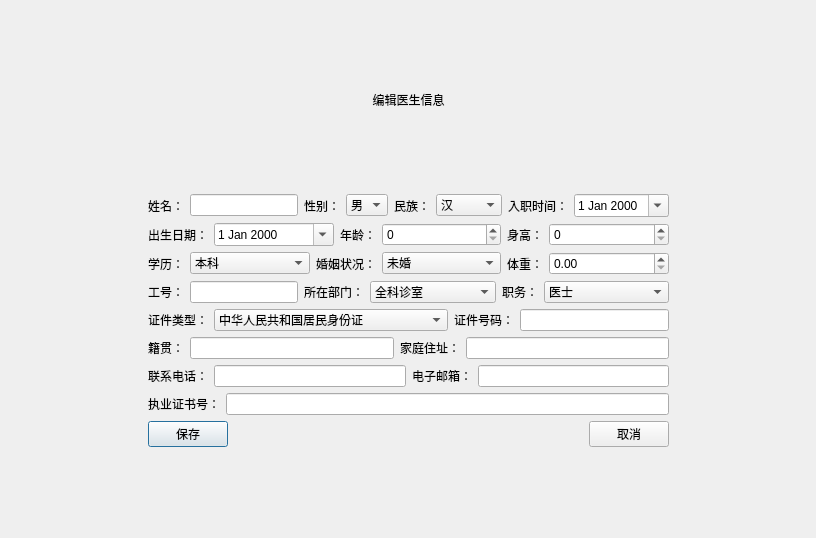
<?xml version="1.0" encoding="UTF-8"?>
<ui version="4.0">
 <class>DoctorEditView</class>
 <widget class="QDialog" name="DoctorEditView">
  <property name="geometry">
   <rect>
    <x>0</x>
    <y>0</y>
    <width>816</width>
    <height>538</height>
   </rect>
  </property>
  <property name="windowTitle">
   <string>医疗信息管理系统</string>
  </property>
  <layout class="QGridLayout" name="gridLayout">
   <item row="0" column="1">
    <spacer name="verticalSpacer">
     <property name="orientation">
      <enum>Qt::Orientation::Vertical</enum>
     </property>
     <property name="sizeHint" stdset="0">
      <size>
       <width>20</width>
       <height>21</height>
      </size>
     </property>
    </spacer>
   </item>
   <item row="1" column="1">
    <widget class="QLabel" name="label_32">
     <property name="sizePolicy">
      <sizepolicy hsizetype="Preferred" vsizetype="Preferred">
       <horstretch>0</horstretch>
       <verstretch>0</verstretch>
      </sizepolicy>
     </property>
     <property name="layoutDirection">
      <enum>Qt::LayoutDirection::LeftToRight</enum>
     </property>
     <property name="text">
      <string>编辑医生信息</string>
     </property>
     <property name="alignment">
      <set>Qt::AlignmentFlag::AlignCenter</set>
     </property>
    </widget>
   </item>
   <item row="2" column="1">
    <spacer name="verticalSpacer_3">
     <property name="orientation">
      <enum>Qt::Orientation::Vertical</enum>
     </property>
     <property name="sizeHint" stdset="0">
      <size>
       <width>20</width>
       <height>21</height>
      </size>
     </property>
    </spacer>
   </item>
   <item row="3" column="0">
    <spacer name="horizontalSpacer_9">
     <property name="orientation">
      <enum>Qt::Orientation::Horizontal</enum>
     </property>
     <property name="sizeHint" stdset="0">
      <size>
       <width>32</width>
       <height>20</height>
      </size>
     </property>
    </spacer>
   </item>
   <item row="3" column="1">
    <layout class="QVBoxLayout" name="verticalLayout_2">
     <item>
      <layout class="QVBoxLayout" name="verticalLayout">
       <item>
        <layout class="QHBoxLayout" name="horizontalLayout_8">
         <item>
          <widget class="QLabel" name="label">
           <property name="sizePolicy">
            <sizepolicy hsizetype="Fixed" vsizetype="Preferred">
             <horstretch>0</horstretch>
             <verstretch>0</verstretch>
            </sizepolicy>
           </property>
           <property name="text">
            <string>姓名：</string>
           </property>
          </widget>
         </item>
         <item>
          <widget class="QLineEdit" name="DoctorName">
           <property name="sizePolicy">
            <sizepolicy hsizetype="Fixed" vsizetype="Fixed">
             <horstretch>0</horstretch>
             <verstretch>0</verstretch>
            </sizepolicy>
           </property>
           <property name="maximumSize">
            <size>
             <width>16777215</width>
             <height>16777215</height>
            </size>
           </property>
          </widget>
         </item>
         <item>
          <widget class="QLabel" name="label_2">
           <property name="sizePolicy">
            <sizepolicy hsizetype="Fixed" vsizetype="Preferred">
             <horstretch>0</horstretch>
             <verstretch>0</verstretch>
            </sizepolicy>
           </property>
           <property name="text">
            <string>性别：</string>
           </property>
          </widget>
         </item>
         <item>
          <widget class="QComboBox" name="Sex">
           <property name="sizePolicy">
            <sizepolicy hsizetype="Minimum" vsizetype="Fixed">
             <horstretch>0</horstretch>
             <verstretch>0</verstretch>
            </sizepolicy>
           </property>
           <item>
            <property name="text">
             <string>男</string>
            </property>
           </item>
           <item>
            <property name="text">
             <string>女</string>
            </property>
           </item>
          </widget>
         </item>
         <item>
          <widget class="QLabel" name="label_25">
           <property name="sizePolicy">
            <sizepolicy hsizetype="Fixed" vsizetype="Preferred">
             <horstretch>0</horstretch>
             <verstretch>0</verstretch>
            </sizepolicy>
           </property>
           <property name="text">
            <string>民族：</string>
           </property>
          </widget>
         </item>
         <item>
          <widget class="QComboBox" name="Ration">
           <property name="sizePolicy">
            <sizepolicy hsizetype="Minimum" vsizetype="Fixed">
             <horstretch>0</horstretch>
             <verstretch>0</verstretch>
            </sizepolicy>
           </property>
           <item>
            <property name="text">
             <string>汉</string>
            </property>
           </item>
           <item>
            <property name="text">
             <string>壮</string>
            </property>
           </item>
           <item>
            <property name="text">
             <string>维吾尔</string>
            </property>
           </item>
           <item>
            <property name="text">
             <string>回</string>
            </property>
           </item>
           <item>
            <property name="text">
             <string>苗</string>
            </property>
           </item>
           <item>
            <property name="text">
             <string>满</string>
            </property>
           </item>
           <item>
            <property name="text">
             <string>彝</string>
            </property>
           </item>
           <item>
            <property name="text">
             <string>土家族</string>
            </property>
           </item>
           <item>
            <property name="text">
             <string>藏族</string>
            </property>
           </item>
           <item>
            <property name="text">
             <string>蒙古族</string>
            </property>
           </item>
          </widget>
         </item>
         <item>
          <widget class="QLabel" name="label_17">
           <property name="sizePolicy">
            <sizepolicy hsizetype="Fixed" vsizetype="Preferred">
             <horstretch>0</horstretch>
             <verstretch>0</verstretch>
            </sizepolicy>
           </property>
           <property name="text">
            <string>入职时间：</string>
           </property>
          </widget>
         </item>
         <item>
          <widget class="QDateEdit" name="EntryTime">
           <property name="sizePolicy">
            <sizepolicy hsizetype="Expanding" vsizetype="Fixed">
             <horstretch>0</horstretch>
             <verstretch>0</verstretch>
            </sizepolicy>
           </property>
           <property name="maximumSize">
            <size>
             <width>16777215</width>
             <height>16777215</height>
            </size>
           </property>
           <property name="calendarPopup">
            <bool>true</bool>
           </property>
          </widget>
         </item>
        </layout>
       </item>
       <item>
        <layout class="QHBoxLayout" name="horizontalLayout_9">
         <item>
          <widget class="QLabel" name="label_6">
           <property name="sizePolicy">
            <sizepolicy hsizetype="Fixed" vsizetype="Preferred">
             <horstretch>0</horstretch>
             <verstretch>0</verstretch>
            </sizepolicy>
           </property>
           <property name="text">
            <string>出生日期：</string>
           </property>
          </widget>
         </item>
         <item>
          <widget class="QDateEdit" name="Born">
           <property name="sizePolicy">
            <sizepolicy hsizetype="Preferred" vsizetype="Fixed">
             <horstretch>0</horstretch>
             <verstretch>0</verstretch>
            </sizepolicy>
           </property>
           <property name="calendarPopup">
            <bool>true</bool>
           </property>
          </widget>
         </item>
         <item>
          <widget class="QLabel" name="label_3">
           <property name="sizePolicy">
            <sizepolicy hsizetype="Fixed" vsizetype="Preferred">
             <horstretch>0</horstretch>
             <verstretch>0</verstretch>
            </sizepolicy>
           </property>
           <property name="text">
            <string>年龄：</string>
           </property>
          </widget>
         </item>
         <item>
          <widget class="QSpinBox" name="Age">
           <property name="sizePolicy">
            <sizepolicy hsizetype="Minimum" vsizetype="Fixed">
             <horstretch>0</horstretch>
             <verstretch>0</verstretch>
            </sizepolicy>
           </property>
          </widget>
         </item>
         <item>
          <widget class="QLabel" name="label_4">
           <property name="sizePolicy">
            <sizepolicy hsizetype="Fixed" vsizetype="Preferred">
             <horstretch>0</horstretch>
             <verstretch>0</verstretch>
            </sizepolicy>
           </property>
           <property name="text">
            <string>身高：</string>
           </property>
          </widget>
         </item>
         <item>
          <widget class="QSpinBox" name="Height">
           <property name="sizePolicy">
            <sizepolicy hsizetype="Preferred" vsizetype="Fixed">
             <horstretch>0</horstretch>
             <verstretch>0</verstretch>
            </sizepolicy>
           </property>
          </widget>
         </item>
        </layout>
       </item>
       <item>
        <layout class="QHBoxLayout" name="horizontalLayout_7">
         <item>
          <widget class="QLabel" name="label_22">
           <property name="sizePolicy">
            <sizepolicy hsizetype="Fixed" vsizetype="Preferred">
             <horstretch>0</horstretch>
             <verstretch>0</verstretch>
            </sizepolicy>
           </property>
           <property name="text">
            <string>学历：</string>
           </property>
          </widget>
         </item>
         <item>
          <widget class="QComboBox" name="EducationBackground">
           <item>
            <property name="text">
             <string>本科</string>
            </property>
           </item>
           <item>
            <property name="text">
             <string>硕士</string>
            </property>
           </item>
           <item>
            <property name="text">
             <string>博士</string>
            </property>
           </item>
          </widget>
         </item>
         <item>
          <widget class="QLabel" name="label_23">
           <property name="sizePolicy">
            <sizepolicy hsizetype="Fixed" vsizetype="Preferred">
             <horstretch>0</horstretch>
             <verstretch>0</verstretch>
            </sizepolicy>
           </property>
           <property name="text">
            <string>婚姻状况：</string>
           </property>
          </widget>
         </item>
         <item>
          <widget class="QComboBox" name="MaritalStatus">
           <item>
            <property name="text">
             <string>未婚</string>
            </property>
           </item>
           <item>
            <property name="text">
             <string>已婚</string>
            </property>
           </item>
           <item>
            <property name="text">
             <string>离婚</string>
            </property>
           </item>
           <item>
            <property name="text">
             <string>丧偶</string>
            </property>
           </item>
          </widget>
         </item>
         <item>
          <widget class="QLabel" name="label_5">
           <property name="sizePolicy">
            <sizepolicy hsizetype="Fixed" vsizetype="Preferred">
             <horstretch>0</horstretch>
             <verstretch>0</verstretch>
            </sizepolicy>
           </property>
           <property name="text">
            <string>体重：</string>
           </property>
          </widget>
         </item>
         <item>
          <widget class="QDoubleSpinBox" name="Weight"/>
         </item>
        </layout>
       </item>
       <item>
        <layout class="QHBoxLayout" name="horizontalLayout_4">
         <item>
          <widget class="QLabel" name="label_13">
           <property name="sizePolicy">
            <sizepolicy hsizetype="Fixed" vsizetype="Preferred">
             <horstretch>0</horstretch>
             <verstretch>0</verstretch>
            </sizepolicy>
           </property>
           <property name="text">
            <string>工号：</string>
           </property>
          </widget>
         </item>
         <item>
          <widget class="QLineEdit" name="JobId">
           <property name="sizePolicy">
            <sizepolicy hsizetype="Fixed" vsizetype="Fixed">
             <horstretch>0</horstretch>
             <verstretch>0</verstretch>
            </sizepolicy>
           </property>
          </widget>
         </item>
         <item>
          <widget class="QLabel" name="label_24">
           <property name="sizePolicy">
            <sizepolicy hsizetype="Fixed" vsizetype="Preferred">
             <horstretch>0</horstretch>
             <verstretch>0</verstretch>
            </sizepolicy>
           </property>
           <property name="text">
            <string>所在部门：</string>
           </property>
          </widget>
         </item>
         <item>
          <widget class="QComboBox" name="Department">
           <item>
            <property name="text">
             <string>全科诊室</string>
            </property>
           </item>
           <item>
            <property name="text">
             <string>治疗室</string>
            </property>
           </item>
           <item>
            <property name="text">
             <string>处置室</string>
            </property>
           </item>
           <item>
            <property name="text">
             <string>预防保健室</string>
            </property>
           </item>
           <item>
            <property name="text">
             <string>健康信息管理室</string>
            </property>
           </item>
          </widget>
         </item>
         <item>
          <widget class="QLabel" name="label_21">
           <property name="sizePolicy">
            <sizepolicy hsizetype="Fixed" vsizetype="Preferred">
             <horstretch>0</horstretch>
             <verstretch>0</verstretch>
            </sizepolicy>
           </property>
           <property name="text">
            <string>职务：</string>
           </property>
          </widget>
         </item>
         <item>
          <widget class="QComboBox" name="JobIdentity">
           <item>
            <property name="text">
             <string>医士</string>
            </property>
           </item>
           <item>
            <property name="text">
             <string>住院医师</string>
            </property>
           </item>
           <item>
            <property name="text">
             <string>主治医师</string>
            </property>
           </item>
           <item>
            <property name="text">
             <string>副主任医师</string>
            </property>
           </item>
           <item>
            <property name="text">
             <string>主任医师</string>
            </property>
           </item>
          </widget>
         </item>
        </layout>
       </item>
       <item>
        <layout class="QHBoxLayout" name="horizontalLayout_3">
         <item>
          <layout class="QHBoxLayout" name="horizontalLayout_2">
           <item>
            <widget class="QLabel" name="label_14">
             <property name="text">
              <string>证件类型：</string>
             </property>
            </widget>
           </item>
           <item>
            <widget class="QComboBox" name="CertificateType">
             <item>
              <property name="text">
               <string>中华人民共和国居民身份证</string>
              </property>
             </item>
             <item>
              <property name="text">
               <string>台湾居民来往大陆通行证</string>
              </property>
             </item>
             <item>
              <property name="text">
               <string>港澳居民来往内地通行证</string>
              </property>
             </item>
             <item>
              <property name="text">
               <string>护照</string>
              </property>
             </item>
             <item>
              <property name="text">
               <string>香港身份证</string>
              </property>
             </item>
             <item>
              <property name="text">
               <string>澳门身份证</string>
              </property>
             </item>
             <item>
              <property name="text">
               <string>中华人民共和国外国人永久居留身份证</string>
              </property>
             </item>
             <item>
              <property name="text">
               <string>港澳居民居住证</string>
              </property>
             </item>
             <item>
              <property name="text">
               <string>台湾居民居住证</string>
              </property>
             </item>
            </widget>
           </item>
          </layout>
         </item>
         <item>
          <layout class="QHBoxLayout" name="horizontalLayout">
           <item>
            <widget class="QLabel" name="label_15">
             <property name="text">
              <string>证件号码：</string>
             </property>
            </widget>
           </item>
           <item>
            <widget class="QLineEdit" name="CertificateNumber"/>
           </item>
          </layout>
         </item>
        </layout>
       </item>
       <item>
        <layout class="QHBoxLayout" name="horizontalLayout_5">
         <item>
          <widget class="QLabel" name="label_20">
           <property name="text">
            <string>籍贯：</string>
           </property>
          </widget>
         </item>
         <item>
          <widget class="QLineEdit" name="NativePlace"/>
         </item>
         <item>
          <widget class="QLabel" name="label_11">
           <property name="text">
            <string>家庭住址：</string>
           </property>
          </widget>
         </item>
         <item>
          <widget class="QLineEdit" name="Place"/>
         </item>
        </layout>
       </item>
       <item>
        <layout class="QHBoxLayout" name="horizontalLayout_6">
         <item>
          <widget class="QLabel" name="label_10">
           <property name="text">
            <string>联系电话：</string>
           </property>
          </widget>
         </item>
         <item>
          <widget class="QLineEdit" name="Phone"/>
         </item>
         <item>
          <widget class="QLabel" name="label_16">
           <property name="text">
            <string>电子邮箱：</string>
           </property>
          </widget>
         </item>
         <item>
          <widget class="QLineEdit" name="Email"/>
         </item>
        </layout>
       </item>
       <item>
        <layout class="QHBoxLayout" name="horizontalLayout_10">
         <item>
          <widget class="QLabel" name="label_12">
           <property name="text">
            <string>执业证书号：</string>
           </property>
          </widget>
         </item>
         <item>
          <widget class="QLineEdit" name="PractiseCertificate"/>
         </item>
        </layout>
       </item>
      </layout>
     </item>
     <item>
      <layout class="QHBoxLayout" name="horizontalLayout_11">
       <item>
        <widget class="QPushButton" name="btSaveDoctorMessage">
         <property name="text">
          <string>保存</string>
         </property>
        </widget>
       </item>
       <item>
        <spacer name="horizontalSpacer_2">
         <property name="orientation">
          <enum>Qt::Orientation::Horizontal</enum>
         </property>
         <property name="sizeHint" stdset="0">
          <size>
           <width>40</width>
           <height>20</height>
          </size>
         </property>
        </spacer>
       </item>
       <item>
        <widget class="QPushButton" name="btCancelDoctorMessage">
         <property name="text">
          <string>取消</string>
         </property>
        </widget>
       </item>
      </layout>
     </item>
    </layout>
   </item>
   <item row="3" column="2">
    <spacer name="horizontalSpacer_10">
     <property name="orientation">
      <enum>Qt::Orientation::Horizontal</enum>
     </property>
     <property name="sizeHint" stdset="0">
      <size>
       <width>31</width>
       <height>20</height>
      </size>
     </property>
    </spacer>
   </item>
   <item row="4" column="1">
    <spacer name="verticalSpacer_2">
     <property name="orientation">
      <enum>Qt::Orientation::Vertical</enum>
     </property>
     <property name="sizeHint" stdset="0">
      <size>
       <width>20</width>
       <height>21</height>
      </size>
     </property>
    </spacer>
   </item>
  </layout>
 </widget>
 <resources/>
 <connections/>
</ui>
